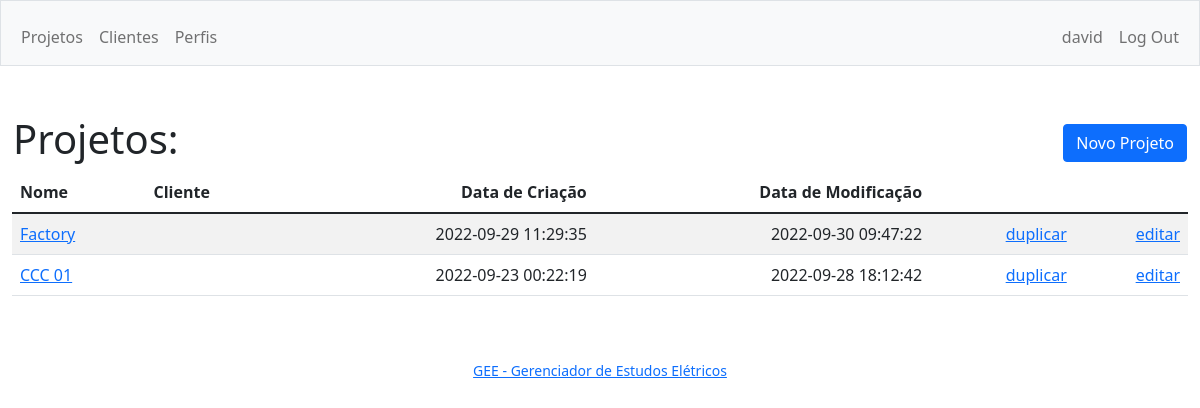
The page / (signed in) on the database its author committed.
### tables this page shows
CREATE TABLE projects (
id INTEGER PRIMARY KEY AUTOINCREMENT NOT NULL,
user_id INTEGER,
createddate TEXT,
modifieddate TEXT,
name TEXT,
customer_id NUMERIC,
profile_id NUMERIC,
tri_sc NUMERIC,
    bi_sc NUMERIC,
    lg_sc_max NUMERIC,
lg_sc_min NUMERIC,
voltage NUMERIC,
demand NUMERIC,
pf NUMERIC);

### app.py (the view)
@app.route("/")
@login_required
def index():
    projects = db.execute("SELECT projects.id, projects.name, customers.name AS customerName, projects.createddate, projects.modifieddate \
                            FROM projects \
                            LEFT JOIN customers on customers.id = projects.customer_id \
                            WHERE projects.user_id = ? \
                            ORDER BY projects.modifieddate DESC", session["user_id"])
    return render_template("index.html", projects=projects)

### app.py (called while the page is built)
def login_required(f):
    @wraps(f)
    def decorated_function(*args, **kwargs):
        if session.get("user_id") is None:
            return redirect("/login")
        return f(*args, **kwargs)
    return decorated_function

@app.after_request
def after_request(response):
    response.headers["Cache-Control"] = "no-cache, no-store, must-revalidate"
    response.headers["Expires"] = 0
    response.headers["Pragma"] = "no-cache"
    return response

### templates/index.html (shortened to what this page needs)
{% extends "layout.html" %}
{% block main %}
<div>
    <table style="width:100%">
        <thead>
            <tr>
                <th class="text-start">
                    <h1>Projetos:</h1>
                </th>
                <th class="text-end"><a class="btn btn-primary" href="/project?go=project">Novo Projeto</a></th>
            </tr>
        </thead>
    </table>
</div>
<div>
    <table class="table table-striped">
        <thead>
            <tr>
                <th class="text-start">Nome</th>
                <th class="text-start">Cliente</th>
                <th class="text-end">Data de Criação</th>
                <th class="text-end">Data de Modificação</th>
            </tr>
        </thead>
        <tbody>
            {% for project in projects %}
            <tr>
                <td class="text-start"><a href="/diagram?id={{project.id}}">{{ project.name }}</a></td>
                <td class="text-start"> {% if project.customerName %} {{project.customerName}} {% endif %} </td>
                <td class="text-end">{{ project.createddate }}</td>
                <td class="text-end">{{ project.modifieddate }}</td>
                <td class="text-end"><a href="/duplicate?id={{project.id}}&ob=project">duplicar</a></td>
                <td class="text-end"><a href="/project?id={{project.id}}&go=project">editar</a></td>
            </tr>
            {% endfor %}
        </tbody>
    </table>
</div>
{% endblock %}

### rows shown on the page
projects: name "Factory", createddate "2022-09-29 11:29:35", modifieddate "2022-09-30 09:47:22"
projects: name "CCC 01", createddate "2022-09-23 00:22:19", modifieddate "2022-09-28 18:12:42"

### other values the page prints
{{ session["username"] }} "david"
